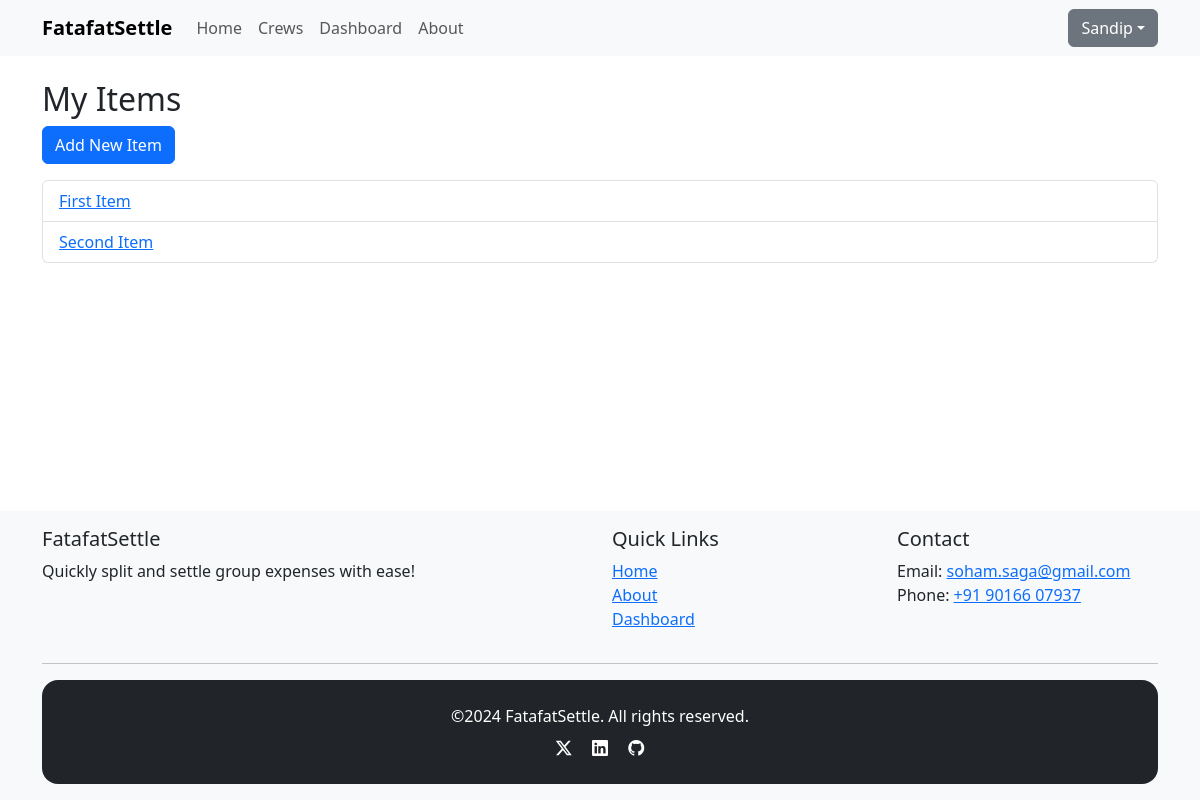
Screenshot of /demo/items/ (signed in) with the database file from the repository.
### apps/accounts/models.py (models this page shows, shortened)
class CustomUser(AbstractBaseUser, PermissionsMixin):
    email = models.EmailField(unique=True)
    name = models.CharField(max_length=255)
    is_active = models.BooleanField(default=True)
    is_staff = models.BooleanField(default=False)
    date_joined = models.DateTimeField(default=timezone.now)
    coins = models.PositiveIntegerField(default=0)
    objects = CustomUserManager()
    USERNAME_FIELD = 'email'
    REQUIRED_FIELDS = ['name']

### apps/demo/models.py (models this page shows, shortened)
class Item(models.Model):
    name = models.CharField(max_length=100)
    description = models.TextField(blank=True)
    created_at = models.DateTimeField(auto_now_add=True)
    updated_at = models.DateTimeField(auto_now=True)
    owner = models.ForeignKey(User, on_delete=models.CASCADE)

### apps/demo/views.py (the view)
# urls.py: path('items/', views.item_list, name='item_list'),
@login_required
def item_list(request):
    items = Item.objects.filter(owner=request.user)
    return render(request, 'demo/item_list.html', {'items': items})

### apps/demo/templates/demo/item_list.html
{% extends 'base.html' %}
{% block content %}
<h2>My Items</h2>
<a href="{% url 'demo:item_create' %}" class="btn btn-primary mb-3">Add New Item</a>
<ul class="list-group">
    {% for item in items %}
    <li class="list-group-item list-group-item-action">
        <a href="{% url 'demo:item_detail' item.pk %}">{{ item.name }}</a>
    </li>
    {% empty %}
    <li class="list-group-item">No items yet.</li>
    {% endfor %}
</ul>
{% endblock %}

### templates/navbar.html (shortened to what this page needs)
<nav class="navbar navbar-expand-lg navbar-light bg-light">
  <div class="container">
    <a class="navbar-brand fw-bold" href="{% url 'core:home' %}">FatafatSettle</a>
    <div class="collapse navbar-collapse" id="navbarNav">
      <ul class="navbar-nav me-auto">
        <li class="nav-item">
          <a class="nav-link" href="{% url 'core:home' %}">Home</a>
        </li>
        {% if user.is_authenticated %}
          <li class="nav-item">
            <a class="nav-link" href="{% url 'core:list_crew' %}">Crews</a>
          </li>
          <li class="nav-item">
            <a class="nav-link" href="{% url 'core:dashboard' %}">Dashboard</a>
          </li>
        {% endif %}
        <li class="nav-item">
          <a class="nav-link" href="{% url 'core:about' %}">About</a>
        </li>
      </ul>
      <ul class="navbar-nav">
        {% if user.is_authenticated %}
          <div class="dropdown">
            <button class="btn btn-secondary dropdown-toggle" type="button" data-bs-toggle="dropdown" aria-expanded="false">{{ user.name }}</button>
          </div>
        {% endif %}
      </ul>
    </div>
  </div>
</nav>

### static/css/custom.css (style rules this page uses)
body { display: flex; flex-direction: column; min-height: 100vh; }

### rows the page displays
CustomUser: name "Sandip"
Item: name "First Item"
Item: name "Second Item"
